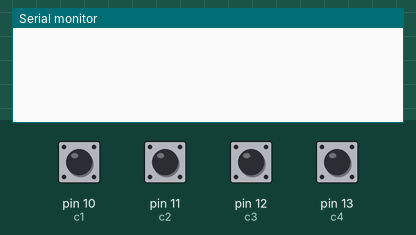
This sketch was run on a simulated Arduino Uno, built with avr-gcc and run on an emulated ATmega328P. Parts: the last lines printed to the serial monitor. Inputs (shaded band) come from the test bench; at power-on: pin 10 (c1), pin 11 (c2), pin 12 (c3), pin 13 (c4) HIGH.

Above: at 1.2 s.
1.3 s: pin 10 (c1) pulled LOW for 0.15 s
At 2.5 s:
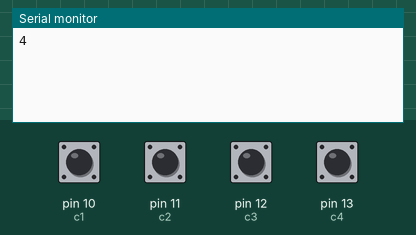
2.9 s: pin 11 (c2) pulled LOW for 1 s
At 3.66 s:
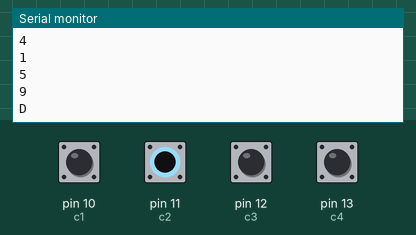
5.4 s: pin 12 (c3) pulled LOW for 0.15 s
At 5.9 s:
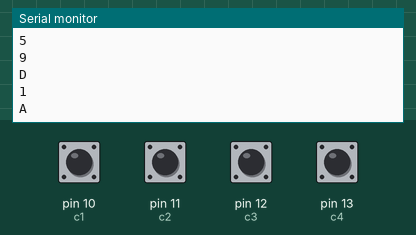
7.0 s: pin 13 (c4) pulled LOW for 1 s
At 7.36 s:
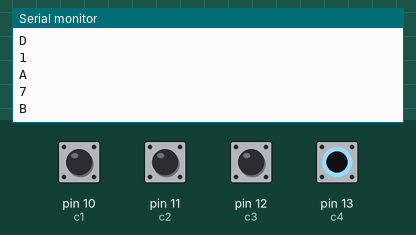
9.5 s: pin 10 (c1) pulled LOW for 1 s
At 10.9 s:
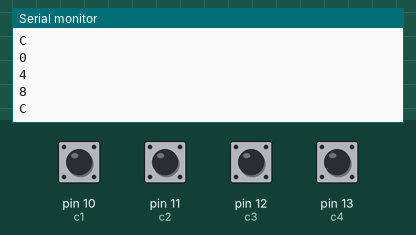
12.0 s: pin 12 (c3) pulled LOW for 1 s
At 12.56 s:
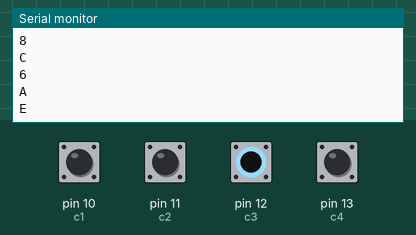
Timing chart, 0 to 15.0 s (numbered marks = the images above; inputs shaded):
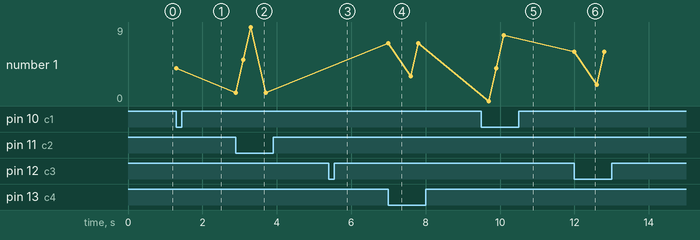

The sketch:

keypad.ino
```cpp
int r1=6;
int r2=7;
int r3=8;
int r4=9;
int c1=10;
int c2=11;
int c3=12;
int c4=13;
int colm1;
int colm2;
int colm3;
int colm4;

void setup()
{
  pinMode(r1,OUTPUT);
  pinMode(r2,OUTPUT);
  pinMode(r3,OUTPUT);
  pinMode(r4,OUTPUT);
  pinMode(c1,INPUT);
  pinMode(c2,INPUT);
  pinMode(c3,INPUT);
  pinMode(c4,INPUT);
  Serial.begin(9600);
  digitalWrite(c1,HIGH);
  digitalWrite(c2,HIGH);
  digitalWrite(c3,HIGH);
  digitalWrite(c4,HIGH);
}
void loop()
{
  digitalWrite(r1,LOW);
  digitalWrite(r2,HIGH);
  digitalWrite(r3,HIGH);
  digitalWrite(r4,HIGH);
  colm1=digitalRead(c1);
  colm2=digitalRead(c2);
  colm3=digitalRead(c3);
  colm4=digitalRead(c4);
  if(colm1==LOW)
  {Serial.println("0");
   delay(200);}
  else
  {
   if(colm2==LOW)
   {Serial.println("1");
    delay(200);}
   else
   {
   if(colm3==LOW)
   {Serial.println("2");
     delay(200);}
   else
   {
   if(colm4==LOW)
   {Serial.println("3");
      delay(200);}
   }}}

  digitalWrite(r1,HIGH);
  digitalWrite(r2,LOW);
  digitalWrite(r3,HIGH);
  digitalWrite(r4,HIGH);
  colm1=digitalRead(c1);
  colm2=digitalRead(c2);
  colm3=digitalRead(c3);
  colm4=digitalRead(c4);
  if(colm1==LOW)
  {
    Serial.println("4");
    delay(200);
  }
  else {
  if(colm2==LOW)
  {
    Serial.println("5");
    delay(200);
  }
  else {
  if(colm3==LOW)
  {
    Serial.println("6");
    delay(200);
  }
  else {
  {
    if(colm4==LOW)
  {
    Serial.println("7");
    delay(200);
  }
  }
  }}}

  digitalWrite(r1,HIGH);
  digitalWrite(r2,HIGH);
  digitalWrite(r3,LOW);
  digitalWrite(r4,HIGH);
  colm1=digitalRead(c1);
  colm2=digitalRead(c2);
  colm3=digitalRead(c3);
  colm4=digitalRead(c4);
  if(colm1==LOW)
  {
    Serial.println("8");
    delay(200);
  }
  else {
  if(colm2==LOW)
  {
    Serial.println("9");
    delay(200);
  }
  else {
  if(colm3==LOW)
  {
    Serial.println("A");
    delay(200);
  }
  else {
  if(colm4==LOW)
  {
    Serial.println("B");
    delay(200);
  }
  }}}

  digitalWrite(r1,HIGH);
  digitalWrite(r2,HIGH);
  digitalWrite(r3,HIGH);
  digitalWrite(r4,LOW);
  colm1=digitalRead(c1);
  colm2=digitalRead(c2);
  colm3=digitalRead(c3);
  colm4=digitalRead(c4);
  if(colm1==LOW)
  {
    Serial.println("C");
    delay(200);
  }
  else {
    if(colm2==LOW)
  {
    Serial.println("D");
    delay(200);
  }
  else {
  if(colm3==LOW)
  {

    Serial.println("E");
    delay(200);
  }
  else
  {
    if(colm4==LOW)
  {
    Serial.println("F");
    delay(200);
  }
}}}
}
```

Measured:
- after the input at 1.3 s, the serial monitor: prints a new line at once (image 1)
- after the input at 2.9 s, the serial monitor: prints a new line at once (image 2)
- after the input at 5.4 s, the serial monitor: prints a new line at once (image 3)
- after the input at 7.0 s, the serial monitor: prints a new line at once (image 4)
- after the input at 9.5 s, the serial monitor: prints a new line at once (image 5)
- after the input at 12.0 s, the serial monitor: prints a new line at once (image 6)
- plotted number 1: 4 → 1 after the input at 2.9 s, 1 → 7 after the input at 7.0 s, 7 → 8 after the input at 9.5 s, 8 → 6 after the input at 12.0 s
